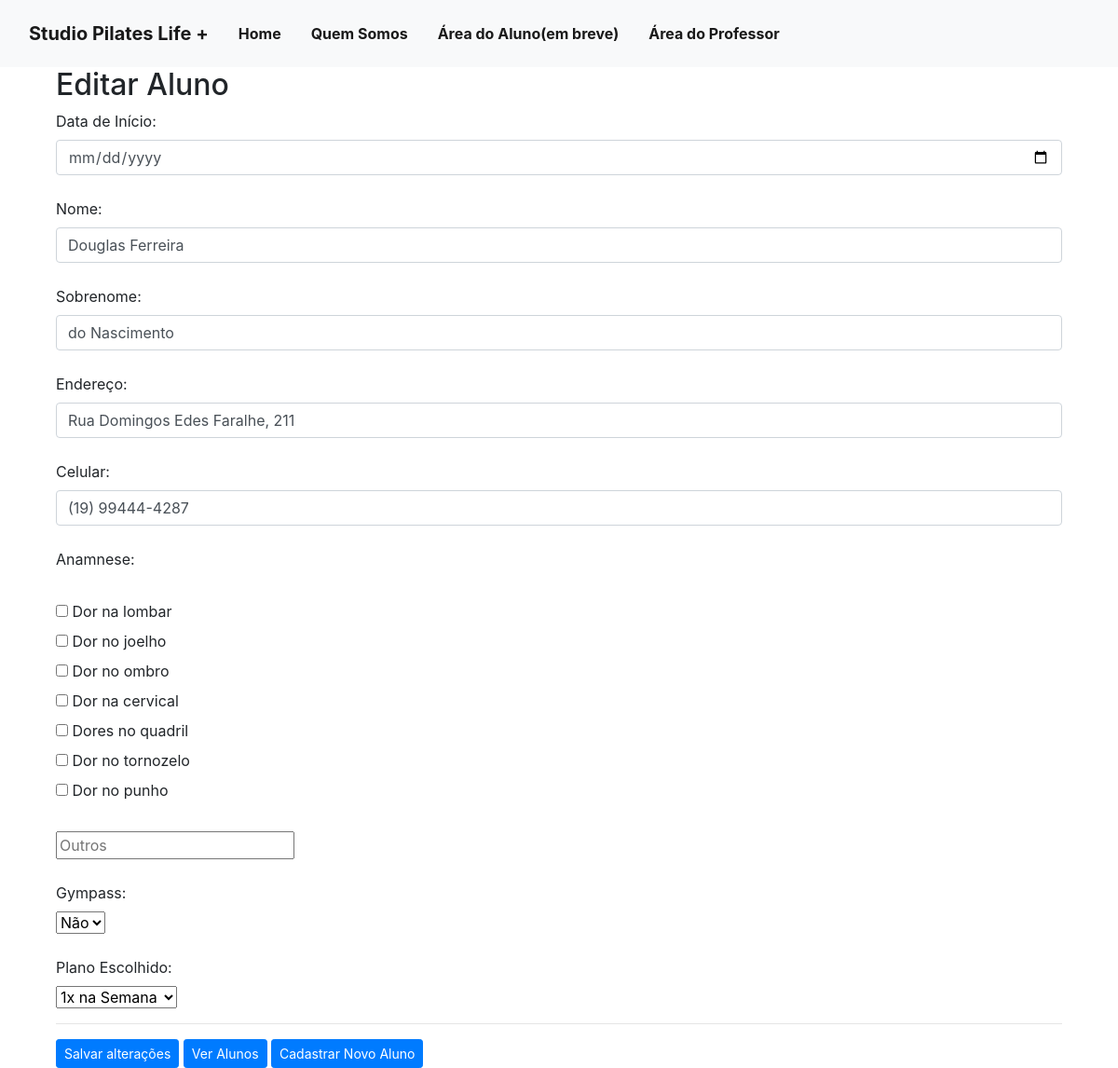
Page /ver-alunos/editar-alunos/7/ (signed in) on the committed database.
### alunos/models.py (models this page shows, shortened)
class Alunos(models.Model):
    data_inicio = models.DateField(default="2022-01-01")
    nome = models.CharField(max_length=30, default="Digite o nome")
    sobrenome = models.CharField(max_length=30, default="Digite o Sobrenome")
    endereco = models.CharField(max_length=100, default="Digite o endereço")
    data_nascimento = models.DateField(default="1990-01-01")
    idade = models.IntegerField(default=18)
    cpf = models.CharField(max_length=11, default="Digite seu CPF")
    celular = models.CharField(max_length=15, default="")
    anamnesis = models.TextField(max_length=500, default="Qual são as suas queixas?")
    gympass = models.BooleanField(default=False)
    plano_escolhido = models.CharField(
        max_length=20,
        choices=[
            ("1x", "1x na semana"),
            ("2x", "2x na semana"),
            ("3x", "3x na semana"),
        ],
        default="1x",
    )
    data_pagamento = models.DateField(default="Escolha um data de pagamento")
    class Meta:
        verbose_name = "Aluno"

### alunos/views.py (the view)
# urls.py: path("ver-alunos/editar-alunos/<int:pk>/", views.editar_aluno, name='editar_aluno'),
def editar_aluno(request, pk):
    if request.session.get('usuario'):
        usuario = Usuario.objects.get(id=request.session['usuario'])
        aluno = get_object_or_404(Alunos, pk=pk)
        if request.method == "POST":
            data_inicio = request.POST.get('data_inicio', aluno.data_inicio)
            if not data_inicio or data_inicio == '':
                return redirect("/valida-edicao-cadastro/?status=1")
            aluno.data_inicio = data_inicio
            aluno.nome = request.POST.get('nome', aluno.nome)
            aluno.sobrenome = request.POST.get('sobrenome', aluno.sobrenome)
            aluno.endereco = request.POST.get('endereco', aluno.endereco)
            aluno.celular = request.POST.get('celular', aluno.celular)
            aluno.gympass = request.POST.get('gympass') == 'True'
            aluno.plano_escolhido = request.POST.get('plano_escolhido', aluno.plano_escolhido)
            anamnesis = request.POST.getlist("anamnesis[]", [])
            if anamnesis:
                aluno.anamnesis = formatar_anamneses(aluno.anamnesis)
            proxima_data_pagamento = calcular_proxima_data_pagamento_srt(aluno.data_inicio)
            aluno.data_pagamento = proxima_data_pagamento
            aluno.save()
            mensagem_confirmacao = f"Os dados do aluno {aluno.nome}{aluno.sobrenome} foram atualizados com sucesso!"
            return render(request, 'editar_alunos.html', {'Aluno': aluno, 'mensagem_confirmacao': mensagem_confirmacao})
        else:
            return render(request, 'editar_alunos.html', {'Aluno': aluno})
    else:
        return redirect('/auth/login/?status=2')

### alunos/templates/editar_alunos.html (shortened to what this page needs)
{% extends 'base.html' %}
{% block 'conteudo' %}
<div class="container">
<div class="col-md">
  <h2>Editar Aluno</h2>
<form method="post">
    <label for="data_inicio">Data de Início:</label><br>
    <input type="date" id="data_inicio" name="data_inicio" class="form-control" value="{{ Aluno.data_inicio}}">
    <br>
    <label for="nome">Nome:</label>
    <input type="text" name="nome" class="form-control" value="{{ Aluno.nome }}">
    <br>
    <label for="sobrenome">Sobrenome:</label>
    <input type="sobrenome" name="sobrenome" class="form-control" value="{{ Aluno.sobrenome }}">
    <br>
    <label for="endereco">Endereço:</label>
    <br>
    <input type="text" id="endereco" name="endereco" class="form-control" value="{{ Aluno.endereco }}">
    <br>
    <label for="celular">Celular:</label>
    <br>
      <input type="tel" id="celular" name="celular" required class="form-control" value="{{ Aluno.celular }}">
    <br>
    <label for="anamnesis">Anamnese:</label><br>
    <br>
<div>
  <input type="checkbox" id="dor_lombar" name="anamnesis[]" value="Dor na lombar">
  <label for="dor_lombar">Dor na lombar</label><br>
  <input type="checkbox" id="dor_joelho" name="anamnesis[]" value="Dor no joelho">
  <label for="dor_joelho">Dor no joelho</label><br>
  <input type="checkbox" id="dor_ombro" name="anamnesis[]" value="Dor no ombro">
  <label for="dor_ombro">Dor no ombro</label><br>
  <input type="checkbox" id="dor_cervical" name="anamnesis[]" value="Dor na cervical">
  <label for="dor_cervical">Dor na cervical</label><br>
  <input type="checkbox" id="dores_quadril" name="anamnesis[]" value="Dores no quadril">
  <label for="dores_quadril">Dores no quadril</label><br>
  <input type="checkbox" id="dor_tornozelo" name="anamnesis[]" value="Dor no tornozelo">
  <label for="dor_tornozelo">Dor no tornozelo</label><br>
  <input type="checkbox" id="dor_punho" name="anamnesis[]" value="Dor no punho">
  <label for="dor_punho">Dor no punho</label><br>
  <br>
  <input type="text" id="outro" name="anamnesis[]" placeholder="Outros">
  <label for="outro"></label><br>
</div>
    <br>
    <label for="gympass">Gympass:</label>
    <br>
    <select id="gympass" name="gympass">
      <option value=False {% if not Aluno.gympass %}selected{% endif %}>Não</option>
    </select>
    <br>
    <br>
    <label for="plano_escolhido">Plano Escolhido:</label>
    <br>
    <select id="plano_escolhido" name="plano_escolhido">
        <option value="1x na Semana" {% if Aluno.plano_escolhido == "1x na Semana" %}selected{% endif %}> 1x na Semana </option>
    </select>
    <br>
    <hr>
    <button class= "btn btn-primary btn-sm" type="submit">Salvar alterações </button>
    <a class= "btn btn-primary btn-sm" href={% url 'ver_alunos'%}>Ver Alunos</a>
    <a class= "btn btn-primary btn-sm" href={% url 'cadastro_alunos'%}>Cadastrar Novo Aluno</a>
{% endblock %}

### rows in the picture
Alunos: nome "Douglas Ferreira", sobrenome "do Nascimento", endereco "Rua Domingos Edes Faralhe, 211", celular "(19) 99444-4287", gympass "Não", plano_escolhido "1x na Semana"
